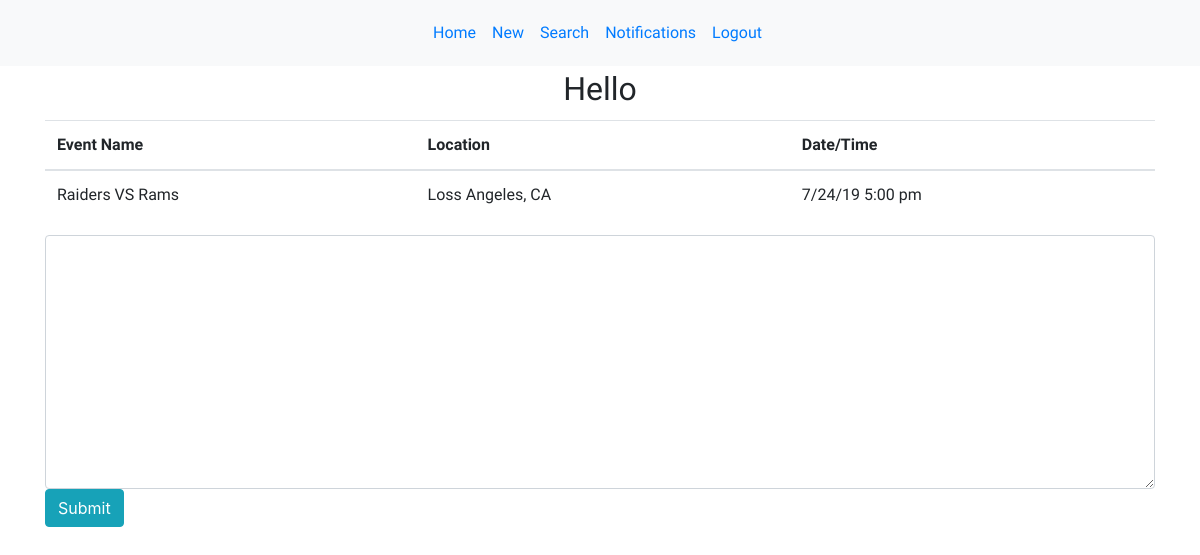
Screenshot of /event/1 with the database file from the repository.
### models.py (models this page shows)
class Event(db.Model):
    __Tablename__ = "events"
    id = db.Column(db.Integer, primary_key=True)
    event_title = db.Column(db.String(100))
    date = db.Column(db.String(8))
    time = db.Column(db.String(12))
    location = db.Column(db.String(100))
    information = db.Column(db.TEXT)
    creator_id = db.Column(db.Integer, db.ForeignKey("user.id"), nullable=False)
    author = db.relationship('User', foreign_keys=[creator_id], backref="user_messages", cascade="all")
    events_that_have_attendees = db.relationship('User', lazy = 'dynamic', secondary = attendees_table)

### controller_functions.py (the view)
def event(id):
    user_events = Event.query.get(id)
    print(user_events)
    return render_template("message_board.html", organize_event = user_events )

### templates/message_board.html (shortened to what this page needs)
<!DOCTYPE html>
<html lang="en">
<head>
    <link rel="stylesheet" href="{{ url_for('static', filename='main.css') }}">
    <link rel="stylesheet" href="https://maxcdn.bootstrapcdn.com/bootstrap/4.3.1/css/bootstrap.min.css">
</head>
<body>
    <nav class="navbar navbar-expand-sm bg-light justify-content-center">
        <ul class="navbar-nav">
            <li class="nav-item">
                <a class="nav-link" href="/homepage">Home</a>
            </li>
            <li class="nav-item">
                <a class="nav-link" href="/new">New</a>
            </li>
            <li class="nav-item">
                <a class="nav-link" href="#">Search</a>
            </li>
            <li class="nav-item">
                <a class="nav-link" href="/notifications">Notifications</a>
            </li>
            <li class="nav-item">
                <a class="nav-link" href="/logout">Logout</a>
            </li>
        </ul>
    </nav>
    <div class="container">
            <h2>Hello {{ session['greetings'] }} </h2>
            <table class="table table-hover">
                    <thead>
                        <tr>
                            <th> Event Name</th>
                            <th>Location</th>
                            <th>Date/Time</th>
                        </tr>
                    </thead>
                    <tbody>
                        <td>{{ organize_event.event_title }} </td>
                        <td>{{ organize_event.location }} </td>
                        <td>{{ organize_event.date }} {{ organize_event.time }} </td>
                    </tbody>
                </table>
        <form action="/create_msg" method="post" id="msg">
            <textarea class="form-control" name="msg" id="message" cols="30" rows="10"></textarea>
            <input type="submit" class="btn btn-info" id="#">
        </form>
    </div>
</body>
</html>

### static/main.css (style rules this page uses)
h1, h4, h2 { font-family: 'Nanum Gothic Coding', monospace; padding: 4px; text-align: center; }
p, th, td, ul { font-family: 'Mali', cursive; padding: 5px; }

### rows the page displays
Event: event_title "Raiders VS Rams", location "Loss Angeles, CA", date "7/24/19", time "5:00 pm"
